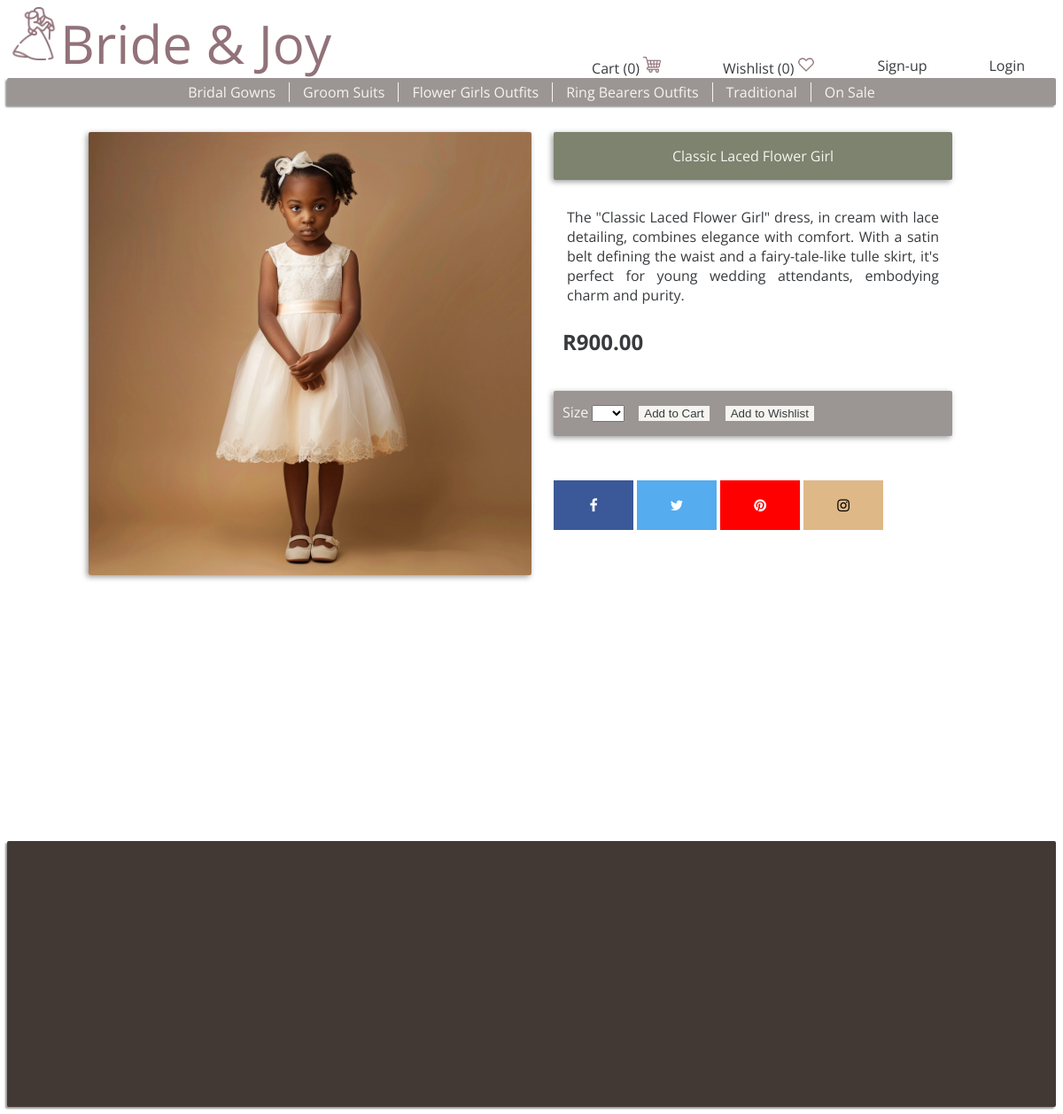
The page /product.php?prod_id=9 on the database its author committed.
### tables this page shows
CREATE TABLE `product` (
  `prod_id` int NOT NULL AUTO_INCREMENT,
  `price` decimal(10,2) DEFAULT NULL,
  `prod_name` varchar(128) DEFAULT NULL,
  `prod_desc` varchar(255) DEFAULT NULL,
  `prod_img` varchar(128) DEFAULT NULL,
  `supplier_id` int DEFAULT NULL,
  PRIMARY KEY (`prod_id`)
);

### src/functions.php (called while the page is built, shortened)
<?php
  $host = 'localhost';
  $data = 'bride_and_joy';
  $user = 'admin';
  $pass = 'AdminP@ss123';
  $chrs = 'utf8mb4';
  $attr = "mysql:host=$host;dbname=$data;charset=$chrs";
  $opts =
  [
    PDO::ATTR_ERRMODE => PDO::ERRMODE_EXCEPTION,
    PDO::ATTR_DEFAULT_FETCH_MODE => PDO::FETCH_ASSOC,
    PDO::ATTR_EMULATE_PREPARES => false,
  ];
  try
  {
    $pdo = new PDO($attr, $user, $pass, $opts);
  }
  catch(\PDOException $e)
  {
    throw new \PDOException($e->getMessage(), (int)$e->getCode());
  }
  function queryMysql($query)
  {
    global $pdo;
    return $pdo->query($query);
  }
?>

### public/product.php (the view, shortened to what this page needs)
<?php
   require_once '../src/functions.php';
   require_once '../src/above_nav_content.php';
  if(isset($_GET['prod_id']) || isset($_SESSION['clicked_product']))
 {
    $clickedProduct = $_GET['prod_id'];
    $prod_id = $clickedProduct;
    $query =  "SELECT prod_name, price, prod_desc, prod_img
              FROM product
              WHERE prod_id = '$prod_id';";
    $result = queryMysql($query);
    $row = $result->fetch();
    $prod_name = $row['prod_name'];
    $price = $row['price'];
    $prod_desc = $row['prod_desc'];
    $prod_img = $row['prod_img'];
    echo <<<_END
    <section class='container'>
    <div class='clearfix prod-container'>
        <img src="images/img/$prod_img" alt="" class="prod-img">
        <div class="prod-header-div">
            <h3 class="prod-heading">
                $prod_name
            </h3>
        </div>
        <div class="prod-desc-div">
            <p class="description">
                $prod_desc
            </p>
            <h3 class="price">
                R$price
            </h3>
        </div>
    _END;
    $query = "SELECT DISTINCT size
              FROM stock
              WHERE prod_id = $prod_id";
    $result = queryMysql($query);
    $arrAvailableSizes = array();
    $arrAvailableSizes[] = "";
    while ($row = $result->fetch())
    {
      $arrAvailableSizes[] = $row['size'];
    }
    echo <<<_END
      <form method="post" action="product.php?prod_id=$prod_id">
        <div class="prod-action-div">
        <label for="sizes-list" class="sizes-label">Size</label>
        <select name="sizes" id="sizes-list" onchange="sizeCheck()">
    _END;
    foreach ($arrAvailableSizes as $size){
      echo '<option value='.$size.'>'.$size.'</option>';
    }
    echo <<<_END
        </select>
        <input type="hidden" name="prod_id" value=$prod_id>
        <input type="hidden" name="customer_id" value=$customer_id>
        <input type="submit" class="cart-button gray-button" value="Add to Cart" name="cartButton" disabled>
        <input type="submit" class="wishlist-button gray-button" value="Add to Wishlist" name="wishlistButton">
      </form>
      </div>
        <div class="prod-socials-div">
            <a href="#" class="fa fa-facebook"></a>
            <a href="#" class="fa fa-twitter"></a>
            <a href="#" class="fa fa-pinterest"></a>
            <a href="#" class="fa fa-instagram"></a>
        </div>
      </div>
    _END;
  }
  echo <<<_END
  </section>
  <footer>
      <div class='end'>
      </div>
  </footer>
  </body>
  </html>
 _END;
?>

### src/above_nav_content.php (shortened to what this page needs)
<?php
  require_once 'functions.php';
  echo <<<_END
  <!DOCTYPE html>
  <html lang="en">
      <head>
          <meta charset="UTF-8">
          <meta http-equiv="X-UA-Compatible" content="IE=edge">
          <meta name="viewport" content="width=device-width, initial-scale=1.0">
          <title>Bride & Joy</title>
          <link rel="stylesheet" href="../public/css/bride_and_joy.css">
          <link rel="stylesheet" href="https://fonts.googleapis.com/css?family=Open+Sans">
          <link rel="stylesheet" href="https://cdnjs.cloudflare.com/ajax/libs/font-awesome/4.7.0/css/font-awesome.min.css">
      </head>
      <body>
      <script>
      </script>
      <header>
      <div class='clearfix' id='top-title-div'>
          <img src="../public/images/dance burgundy.png" class='title-icon'  alt="">
          <a class='title-home' href="../public/index.php">Bride & Joy</a>
_END;
  if((!isset($_SESSION['cart_count'])) || ($_SESSION['cart_count'] == 0)){
    $cart_icon = "empty_cart.png";
  }
  else{
      $cart_icon = "full_cart.png";
  }
  if (isset($_SESSION['wishlist_count'])){
      $wishlist_count = $_SESSION['wishlist_count'];
  }
  if (isset($_SESSION['cart_count'])){
      $cart_count = $_SESSION['cart_count'];
  }
  if (isset($_SESSION['customer_id'])){
      $login_name=$_SESSION['forename'];
      echo <<<_END
        <ul class='clearfix title-list'>
              <li class='title-options'>
                  <a onclick='Loggoutds()' href="destroy_session.php"  class='title-link'>Sign-Out</a>
              </li>
              <li class='title-options' class='title-link'>
                  <a href="../public/profile_view.php" class='title-link' class='title-link'>$login_name's Profile</a>
              </li>
              <li class='title-options'>
                  <a href="../public/my_wishlist.php" class='title-link'>Wishlist ($wishlist_count)</a>
                  <img src="../public/images/wishlist.png" class="wishlist_icon">
              </li>
              <li class='title-options'>
                  <a href="../public/my_cart.php" class='title-link'>Cart ($cart_count)</a>
                  <img src="../public/images/$cart_icon" class="cart_icon">
              </li>
        </ul>
    </div>
    _END;
  } else{
      echo <<<_END
        <ul class='clearfix title-list'>
              <li class='title-options'>
                  <a href="../public/login.php" class='title-link'>Login</a>
              </li>
              <li class='title-options'>
                  <a  href="../public/sign_up.php" class='title-link'>Sign-up</a>
              </li>
              <li class='title-options'>
                  <a href="../public/my_wishlist.php" class='title-link'>Wishlist ($wishlist_count)</a>
                  <img src="../public/images/wishlist.png" class="wishlist_icon">
              </li>
              <li class='title-options'>
                  <a href="../public/my_cart.php" class='title-link'>Cart ($cart_count)</a>
                  <img src="../public/images/$cart_icon" class="cart_icon">
              </li>
        </ul>
    </div>
    _END;
  }
  echo <<<_END
   <div id='top-nav-div'>
     <nav id='top-nav'>
       <ul class='clearfix nav-list'>
           <li class='nav-options'>
               <a href="../public/catalogue.php?cat=womens" class='nav-link'>Bridal Gowns</a>
           </li>
           <li class='nav-options'>
               <a href="../public/catalogue.php?cat=mens" class='nav-link'>Groom Suits</a>
           </li>
           <li class='nav-options'>
               <a href="../public/catalogue.php?cat=girls" class='nav-link'>Flower Girls Outfits</a>
           </li>
           <li class='nav-options'>
               <a href="../public/catalogue.php?cat=boys" class='nav-link'>Ring Bearers Outfits</a>
           </li>
           <li class='nav-options'>
               <a href="../public/catalogue.php?cat=traditional" class='nav-link'>Traditional</a>
           </li>
           <li class='nav-options'>
               <a href="../public/catalogue.php?cat=sales" class='nav-link'>On Sale</a>
           </li>
       </ul>
     </nav>
   </div>
 </header>
 _END;
?>

### public/css/bride_and_joy.css (style rules this page uses)
.container { width: 1000px; border: none; margin: auto auto; margin-bottom: 300px; }
.price { margin-top: 25px; font-size: 24px; color: #383B3E; font-family: 'Open Sans', sans-serif; margin-left: 10px; }
.title-home { font-family: 'Open Sans', sans-serif; font-size: 60px; float: left; color: #92727A; height: 90px; margin-bottom: -14px; cursor: pointer; }
.title-icon { width: 60px; height: 60px; float: left; }
#top-nav-div, .end { background-color: #9B9694; border-top-left-radius: 2px; border-top-right-radius: 2px; border-bottom-left-radius: 2px; border-bottom-right-radius: 2px; box-shadow: -2px 2px 2px #999999; }
.end { height: 300px; margin: auto auto; background-color: #423935; }
.title-link { font-family: 'Open Sans', sans-serif; font-size: 16px; color: #383B3E; transition: transform 0.3s ease; display: inline-block; }
.nav-link, .collection-link { font-family: 'Open Sans', sans-serif; font-style: none; font-size: 16px; color: #F6F4F0; display: inline-block; transition: transform 0.3s ease; }
.title-home, .title-home:active, .title-home:hover, .title-home:visited, .title-link, .title-link:active, .title-link:hover, .nav-link, .nav-link:active, .nav-link:hover { text-decoration: none; }
.title-link { margin: 0; padding: 0; }
header { margin-bottom: 15px; }
#top-title-div { height: 80px; }
.title-list { height: 30px; }
.title-options { float: right; }
.title-list, .collection-list { list-style-type: none; margin: 0px; padding-left: 0px; }
.title-options { margin-top: 55px; padding-left: 35px; padding-right: 35px; display: inline-block; }
.nav-list { list-style-type: none; margin: auto auto; padding: 0; display: inline-block; }
.nav-options { float: left; padding-left: 15px; padding-right: 15px; margin-top: 5px; }
.nav-options:nth-child(n+2) { border-left: 1px solid #F6F4F0; }
#top-nav-div, .end { text-align: center; }
.clearfix::after { clear: both; content: ""; display: block; }
.prod-img { width: 500px; height: 500px; float: left; border-top-left-radius: 2px; border-top-right-radius: 2px; border-bottom-left-radius: 2px; border-bottom-right-radius: 2px; box-shadow: -2px 2px 6px #999999; margin-top: 15px; }
.prod-header-div, .prod-desc-div, .prod-action-div, .prod-socials-div { float: left; width: 450px; margin-left: 25px; margin-top: 15px; border-top-left-radius: 2px; border-top-right-radius: 2px; border-bottom-left-radius: 2px; border-bottom-right-radius: 2px; }
.prod-header-div, .similar-header-div { background-color: #7D836E; box-shadow: -2px 2px 6px #999999; }
.prod-heading, .similar-heading, .sizes-label, .quantity-label { text-align: center; font-size: 16px; font-family: 'Open Sans', sans-serif; color: #F6F4F0; font-weight: normal; }
.sizes-label, .quantity-label, .sizes-list, .cart-button, .wishlist-button { margin-top: 15px; margin-bottom: 15px; margin-left: 10px; }
.sizes-list, .quantity-list, .cart-button, .wishlist-button { cursor: pointer; }
.description { text-align: justify; font-size: 16px; color:#383B3E; font-family: 'Open Sans', sans-serif; margin-left: 15px; margin-right: 15px; }
.prod-action-div { background-color: #9B9694; box-shadow: -2px 2px 6px #999999; }
.fa { padding: 20px; font-size: 30px; width: 50px; text-align: center; text-decoration: none; }
.prod-socials-div { margin-top: 50px; }
.fa-facebook { background: #3B5998; color: white; }
.fa-twitter { background: #55ACEE; color: white; }
.fa-instagram { background: burlywood; color: black; }
.fa-pinterest { background: red; color: white; font-size: 16px; }
.cart_icon, .wishlist_icon { width: 20px; height: 100%; }
.gray-button { background-color: #F6F4F0; color: #383B3E; border: 2px solid #9B9694; font-family: 'Open-Sans' sans-serif; border-top-left-radius: 2px; border-top-right-radius: 2px; border-bottom-left-radius: 2px; border-bottom-right-radius: 2px; }

### rows shown on the page
product: prod_img (picture), prod_name "Classic Laced Flower Girl", prod_desc "The \"Classic Laced Flower Girl\" dress, in cream with lace detailing, combines elegance with comfort. With a satin belt defining the waist and a fairy-tale-like tulle skirt, it's perfect for young wedding attendants, embodying charm and purity.", price "900.00"

### other values the page prints
$wishlist_count "0"
$cart_count "0"
